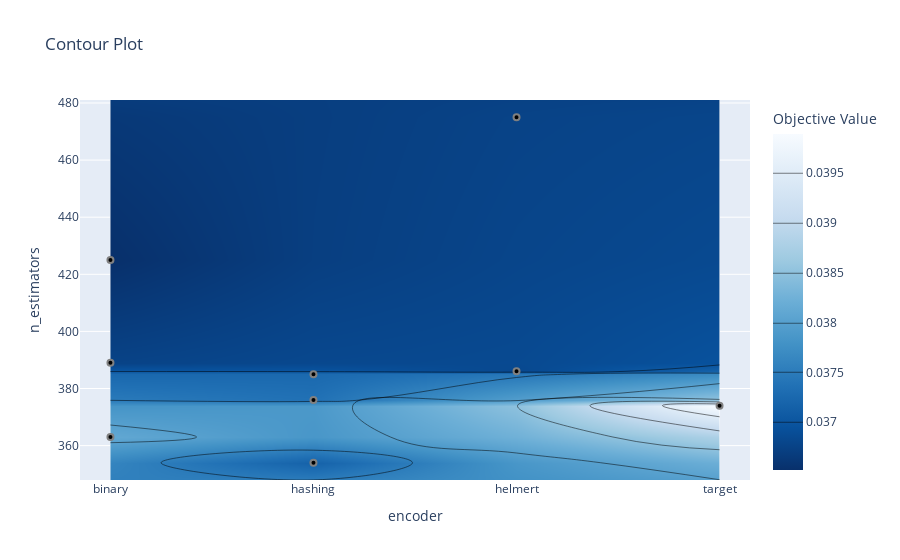

This figure's notebook cell:
### Code cell
ov.plot_contour(study, params=["encoder", "n_estimators"])

### Figure 1 — Plotly figure (JSON) as saved in the notebook; plotly's stock layout.template omitted (floating-point values rounded to 4 significant figures)
{"data": [{"colorbar": {"title": {"text": "Objective Value"}}, "colorscale": [[0, "rgb(247,251,255)"], [0.125, "rgb(222,235,247)"], [0.25, "rgb(198,219,239)"], [0.375, "rgb(158,202,225)"], [0.5, "rgb(107,174,214)"], [0.625, "rgb(66,146,198)"], [0.75, "rgb(33,113,181)"], [0.875, "rgb(8,81,156)"], [1, "rgb(8,48,107)"]], "connectgaps": true, "contours": {"coloring": "heatmap"}, "hoverinfo": "none", "line": {"smoothing": 1.3}, "reversescale": true, "type": "contour", "x": ["binary", "hashing", "helmert", "target"], "y": [347.9, 354, 363, 374, 376, 385, 386, 389, 425, 475, 481.1], "z": [[null, null, null, null], [null, 0.03717, null, null], [0.03811, null, null, null], [null, null, null, 0.03989], [null, 0.03736, null, null], [null, 0.03726, null, null], [null, null, 0.03682, null], [0.03676, null, null, null], [0.03652, null, null, null], [null, null, 0.03676, null], [null, null, null, null]]}, {"marker": {"color": "black", "line": {"color": "Gray", "width": 2}}, "mode": "markers", "name": "Feasible Trial", "showlegend": false, "type": "scatter", "x": ["target", "binary", "hashing", "binary", "helmert", "hashing", "hashing", "helmert", "binary"], "y": [374, 389, 385, 363, 386, 354, 376, 475, 425]}, {"marker": {"color": "#cccccc", "line": {"color": "Gray", "width": 2}}, "mode": "markers", "name": "Infeasible Trial", "showlegend": false, "type": "scatter", "x": [], "y": []}], "layout": {"title": {"text": "Contour Plot"}, "xaxis": {"range": [-0.15, 3.15], "title": {"text": "encoder"}, "type": "category"}, "yaxis": {"range": [347.9, 481.1], "title": {"text": "n_estimators"}}}}
